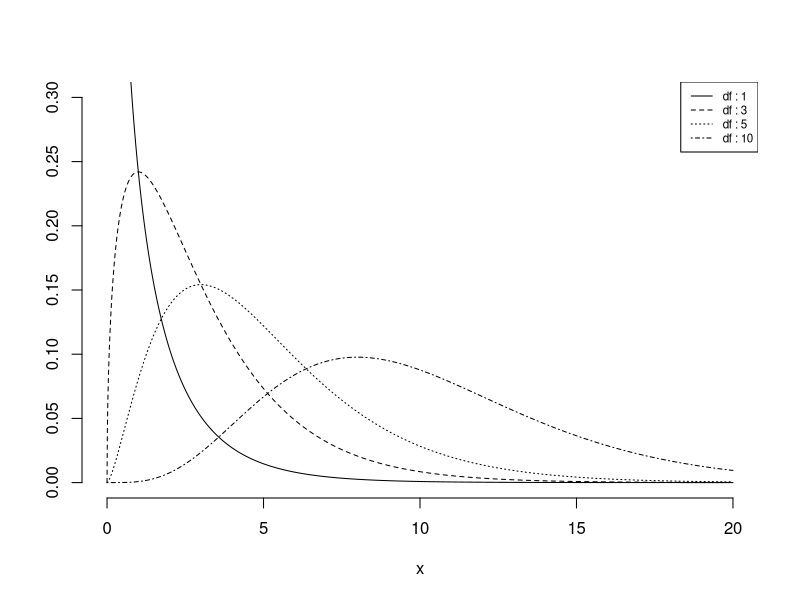

The R source for this figure:
# chi2

df <- c(1, 3, 5, 10)
x <- seq(0, 20, by=0.01)
chi2.1 <- dchisq(x, df[1])
chi2.3 <- dchisq(x, df[2])
chi2.5 <- dchisq(x, df[3])
chi2.10 <- dchisq(x, df[4])

par(mfrow=c(1,1))
plot(x, type="n", xlim=c(0, 20), ylim=c(0, 0.3), main="", xlab="x", ylab="", axes=F)
axis(1)
axis(2)
lines(x, chi2.1, lty=1)
lines(x, chi2.3, lty=2)
lines(x, chi2.5, lty=3)
lines(x, chi2.10, lty=4)
legend("topright", paste("df :", df), lty=1:4, cex=0.7)